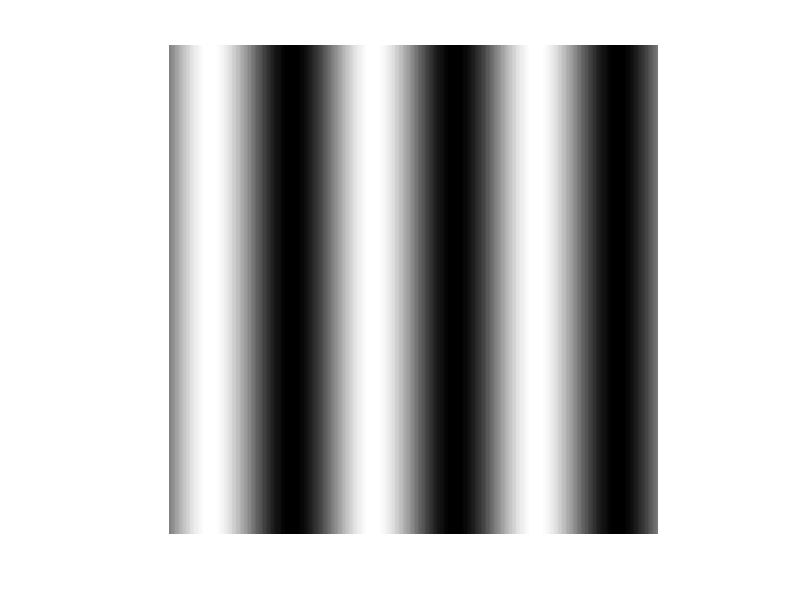
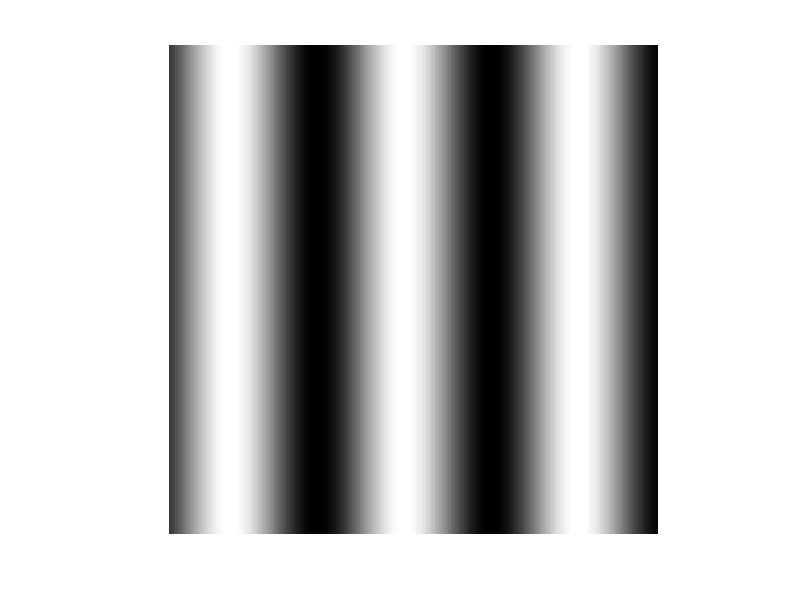
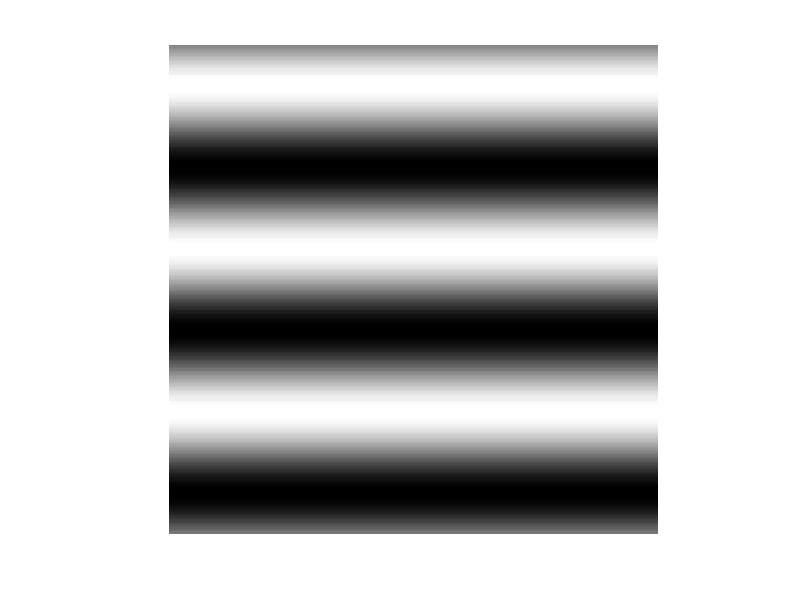
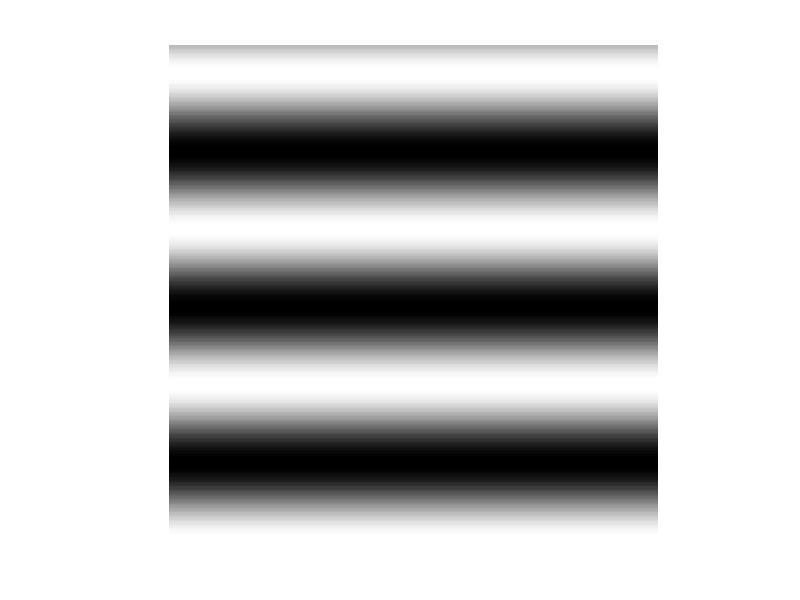

These charts were generated, in order, by the following MATLAB code:
function res = create_test_images ()
close all;

factor =3;
shift=-0;
angles_vector = ((1+shift):factor:(360+shift)*factor)*(pi/180);
% create images to test the initial computation u0

% create images to test a0
% create the first image
tmp_x = (sin(angles_vector)+1)/2;
ones_vector = ones(size(tmp_x,2),1);


image_test_u0_ax_1 = ones_vector*tmp_x;
figure;
imshow(image_test_u0_ax_1);
imwrite(image_test_u0_ax_1,'test_u0_ax_1.bmp','bmp');

factor = 3;
shift=-35;
angles_vector = ((1+shift):factor:(360+shift)*factor)*(pi/180);

% create the second image
tmp_x = (sin(angles_vector)+1)/2;
ones_vector = ones(size(tmp_x,2),1);
image_test_u0_ax_2 = ones_vector*tmp_x;
figure;
imshow(image_test_u0_ax_2);
imwrite(image_test_u0_ax_2,'test_u0_ax_2.bmp','bmp');

% create images to test b0
factor =3;
shift=-0;
angles_vector = ((1+shift):factor:(360+shift)*factor)*(pi/180);
% create images to test the initial computation u0

% create the first image
tmp_y = (sin(angles_vector)+1)/2;
ones_vector = ones(size(tmp_y,2),1);


image_test_u0_ay_1 = tmp_y'*ones_vector';
figure;
imshow(image_test_u0_ay_1);
imwrite(image_test_u0_ay_1,'test_u0_bxy_1.bmp','bmp');

factor = 3;
shift=25;
angles_vector = ((1+shift):factor:(360+shift)*factor)*(pi/180);

% create the second image
tmp_y = (sin(angles_vector)+1)/2;
ones_vector = ones(size(tmp_y,2),1);
image_test_u0_ay_2 = tmp_y'*ones_vector';
figure;
imshow(image_test_u0_ay_2);
imwrite(image_test_u0_ay_2,'test_u0_bxy_2.bmp','bmp');


% create images to test method
x_center_0 = 50;
y_center_0 = 70;
image_0_hill = zeros(256,256);

x_center_1 = 200;
y_center_1 = 190;
image_1_hill = zeros(256,256);

for tx=1:256
    for ty=1:256
        image_0_hill(tx,ty) = max(0, 1-6*((x_center_0-tx)^2+(y_center_0-ty)^2)/(2*(256^2)));
        image_1_hill(tx,ty) = max(0,1-6*((x_center_1-tx)^2+(y_center_1-ty)^2)/(2*(256^2)));
    end
end
figure;
imshow(image_0_hill);
imwrite(image_0_hill,'test_hill_0.bmp','bmp');

figure;
imshow(image_1_hill);
imwrite(image_1_hill,'test_hill_1.bmp','bmp');
